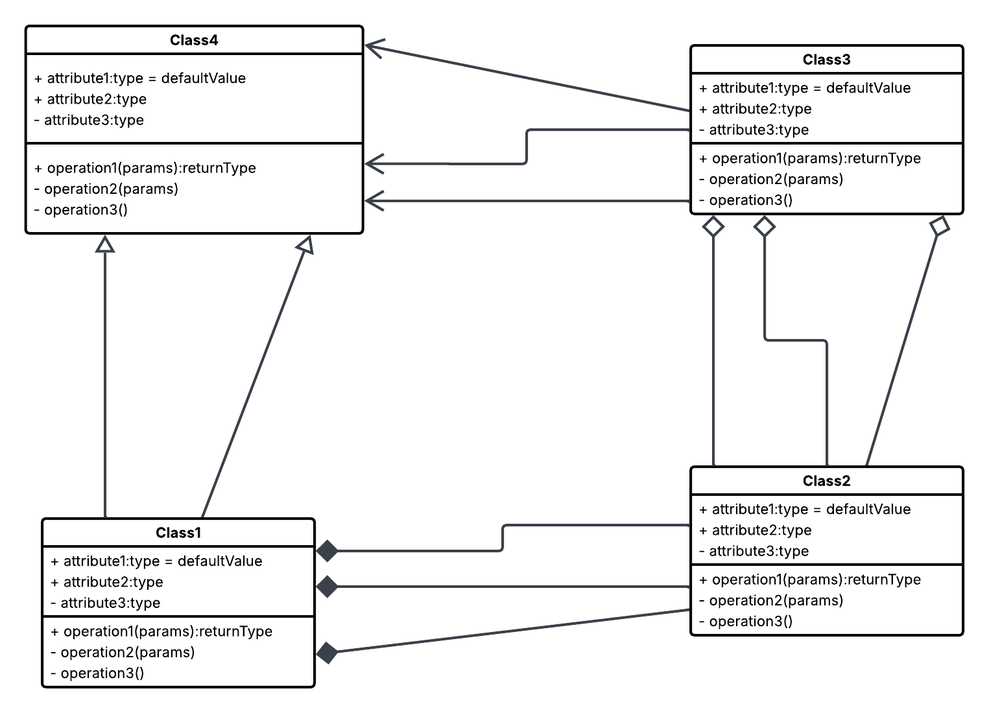
#> input picture images/cd7.png, 989 x 713 px, shrunk from 1525 x 1100 before the run, found by its file name
$ python textDetection.py
#> lines starting #> are read from the running program, lines starting #| are printed output that depends on the picture; after the words box and inside, x2 and y2 are one past the last pixel; in counts of white or black regions, pixels touching at a corner belong together
#> further down, img is the input picture: shape (713, 989, 3); mean B, G, R 241.9, 241.8, 241.7
import cv2
import pytesseract
from pytesseract import Output
import matplotlib.pyplot as plt
import numpy as np

# ----------- CONFIGURE TESSERACT PATH (Windows only) -----------
# pytesseract.pytesseract.tesseract_cmd = r"C:\Program Files\Tesseract-OCR\tesseract.exe"

# ----------- IMAGE PREPROCESSING FUNCTION -----------
def preprocess_for_ocr(image):
    # Convert to grayscale
    gray = cv2.cvtColor(image, cv2.COLOR_BGR2GRAY)

    # Noise removal
    denoised = cv2.medianBlur(gray, 3)
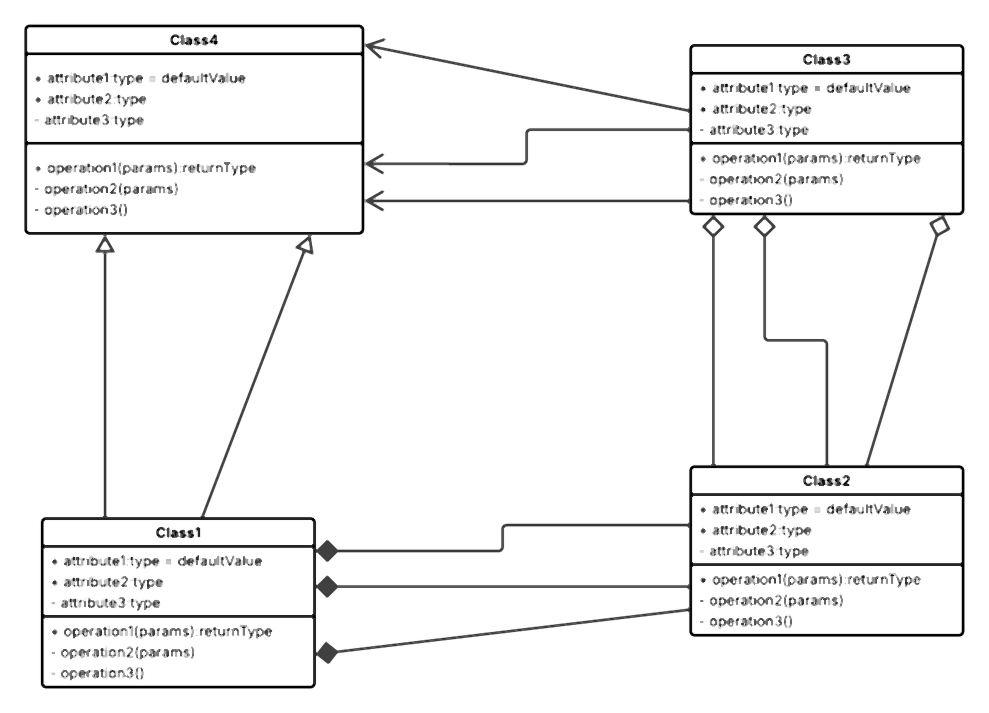
#> denoised: shape (713, 989); min 0, max 255, mean 243.1

    # Contrast enhancement
    clahe = cv2.createCLAHE(clipLimit=2.0, tileGridSize=(8, 8))
    enhanced = clahe.apply(denoised)

    # Thresholding
    _, thresh = cv2.threshold(enhanced, 0, 255, cv2.THRESH_BINARY + cv2.THRESH_OTSU)
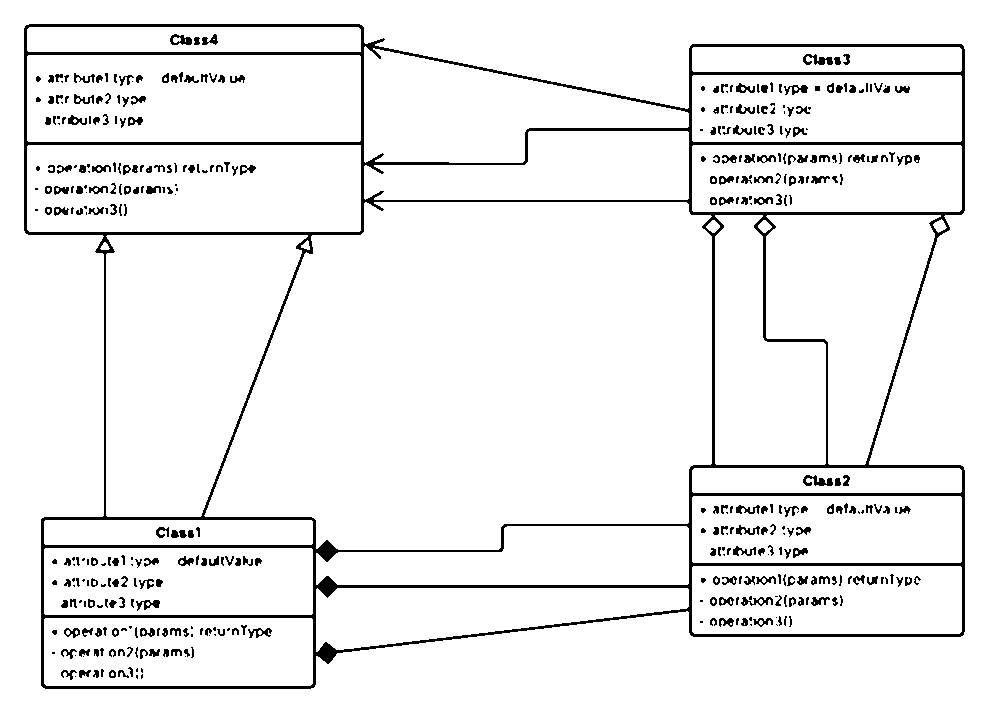
#> thresh: shape (713, 989); 93.9% white; 418 black regions (140 under 20 px), largest, box (x1, y1, x2, y2) and area: (24, 24, 965, 689) 28633, (803, 475, 833, 486) 186, (803, 54, 833, 65) 184

    # Morphological operations to clean up
    kernel = np.ones((1, 1), np.uint8)
    processed = cv2.morphologyEx(thresh, cv2.MORPH_OPEN, kernel, iterations=1)

    return processed

# ----------- STEP 1: LOAD AND PREPROCESS IMAGE -----------
image_path = "./images/cd7.png"  # change this to your image file
img = cv2.imread(image_path)

# Preprocess the image
processed_img = preprocess_for_ocr(img)

# ----------- STEP 2: EXTRACT TEXT DATA WITH BOUNDING BOXES -----------
# Use processed image for OCR
#> (the run stopped early here; a loop or call above may not have finished)

$ run again, with images/cd10.png copied over images/cd7.png
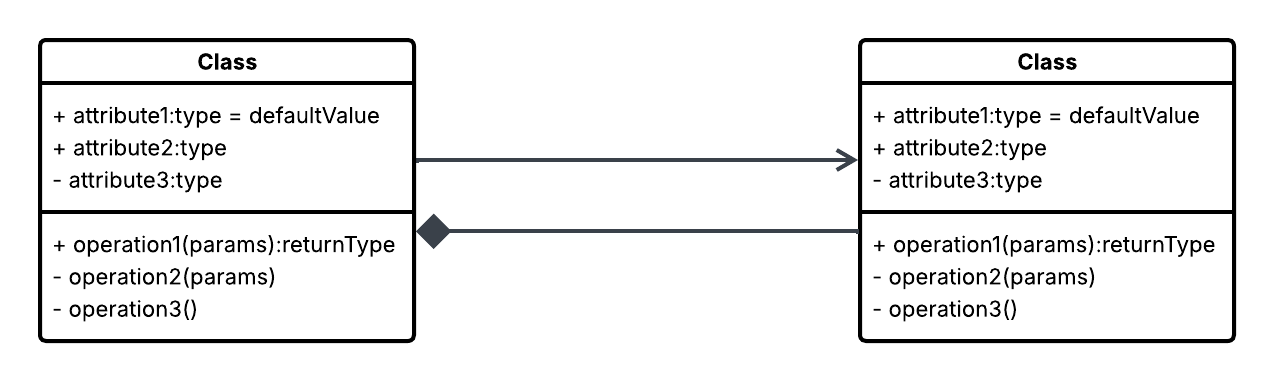
#> input picture images/cd10.png, 1274 x 381 px, found by its file name
#> img is the input picture: shape (381, 1274, 3); mean B, G, R 237.2, 237.1, 237
#> in preprocess_for_ocr, `_, thresh = cv2.threshold(enhanced, 0, 255, cv2.THRESH_BINARY + cv2.TH..`:
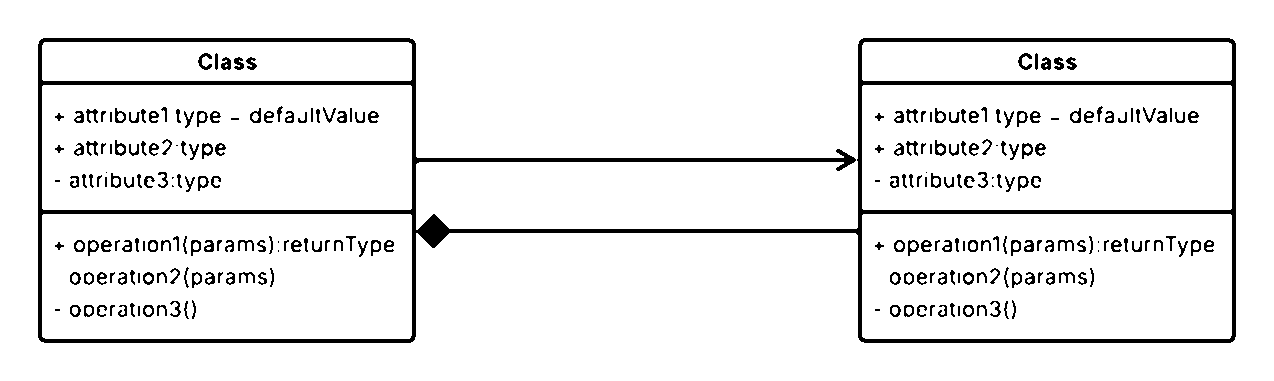
#> thresh: shape (381, 1274); 93% white; 255 black regions (18 under 20 px), largest, box (x1, y1, x2, y2) and area: (38, 38, 1236, 343) 20826, (198, 53, 212, 70) 110, (1018, 53, 1032, 70) 110

$ run again, with images/cd3.png copied over images/cd7.png
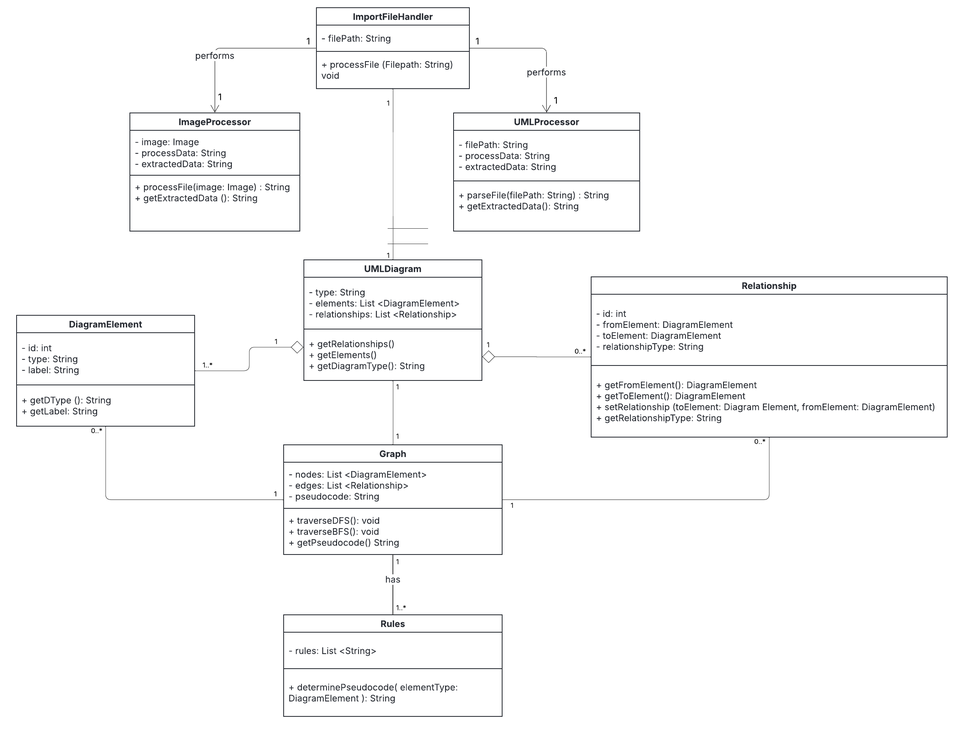
#> input picture images/cd3.png, 963 x 733 px, shrunk from 2380 x 1811 before the run, found by its file name
#> img is the input picture: shape (733, 963, 3); mean B, G, R 249.3, 249.2, 249.1
#> in preprocess_for_ocr, `denoised = cv2.medianBlur(gray, 3)`:
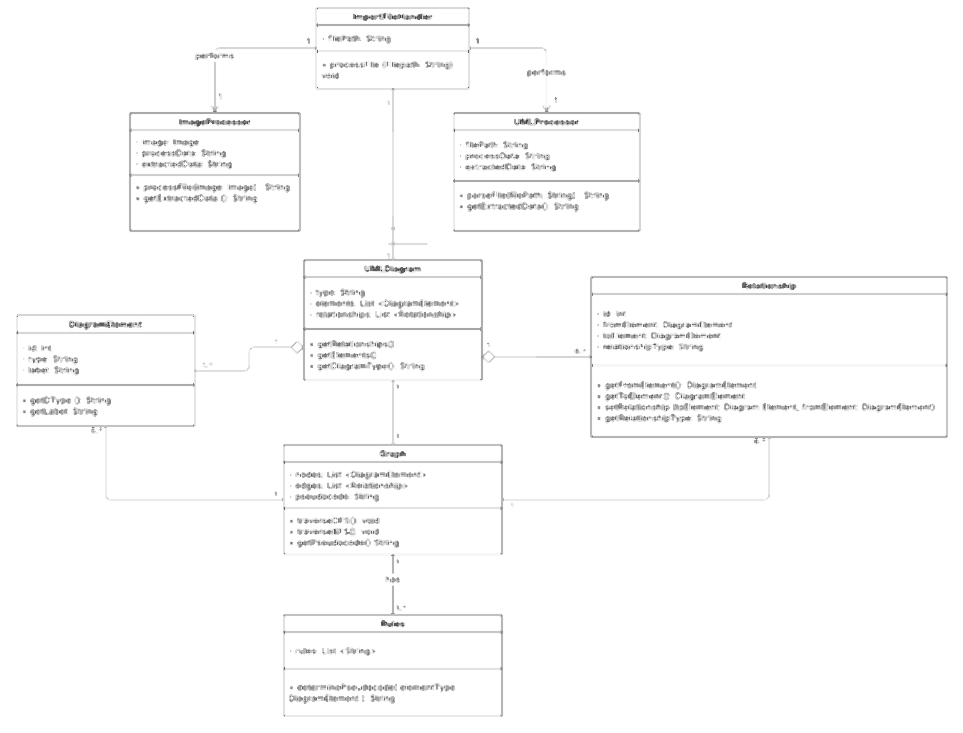
#> denoised: shape (733, 963); min 50, max 255, mean 251.1
#> in preprocess_for_ocr, `_, thresh = cv2.threshold(enhanced, 0, 255, cv2.THRESH_BINARY + cv2.TH..`:
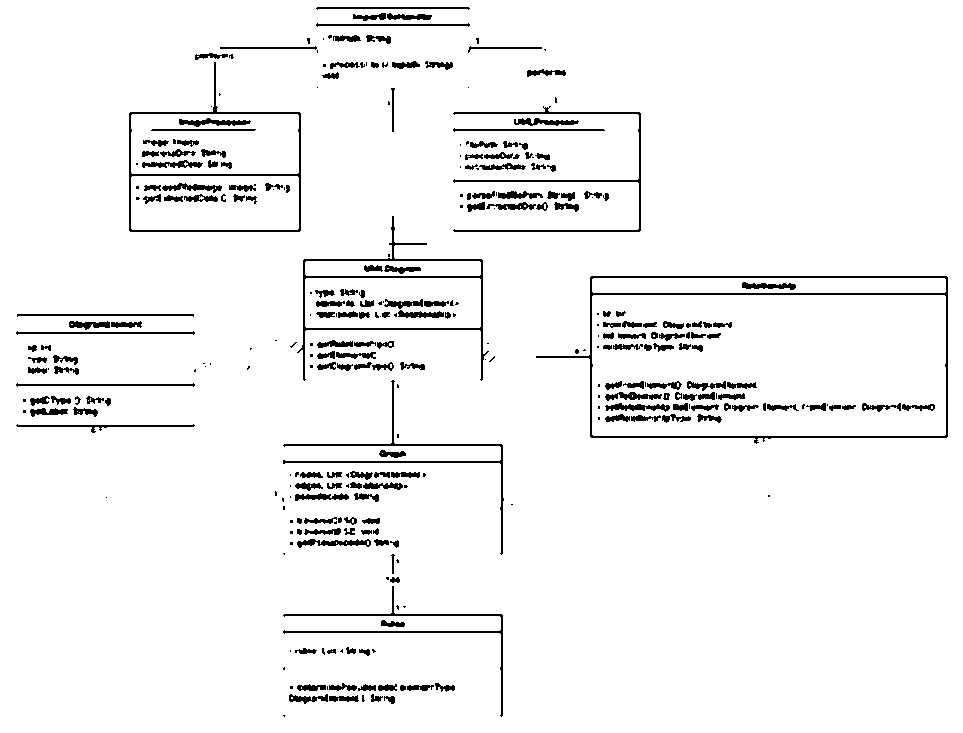
#> thresh: shape (733, 963); 95.4% white; 320 black regions (113 under 20 px), largest, box (x1, y1, x2, y2) and area: (536, 276, 948, 444) 2918, (297, 216, 489, 381) 1750, (129, 62, 301, 232) 1610

$ run again, with images/cd6.png copied over images/cd7.png
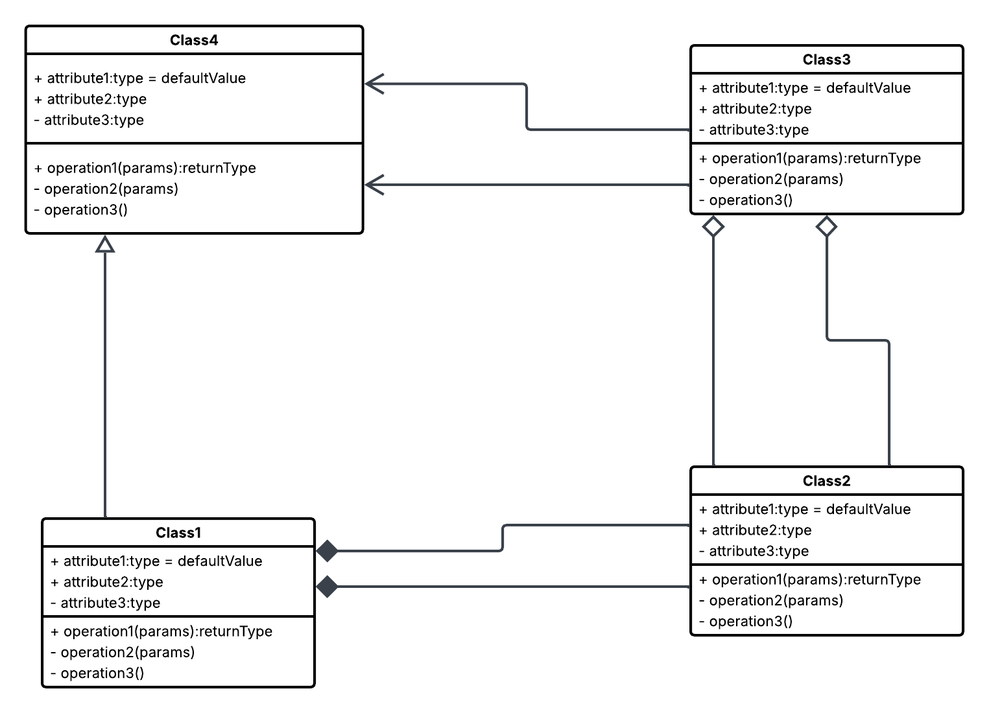
#> input picture images/cd6.png, 989 x 713 px, shrunk from 1525 x 1100 before the run, found by its file name
#> img is the input picture: shape (713, 989, 3); mean B, G, R 243, 242.9, 242.8
#> in preprocess_for_ocr, `denoised = cv2.medianBlur(gray, 3)`:
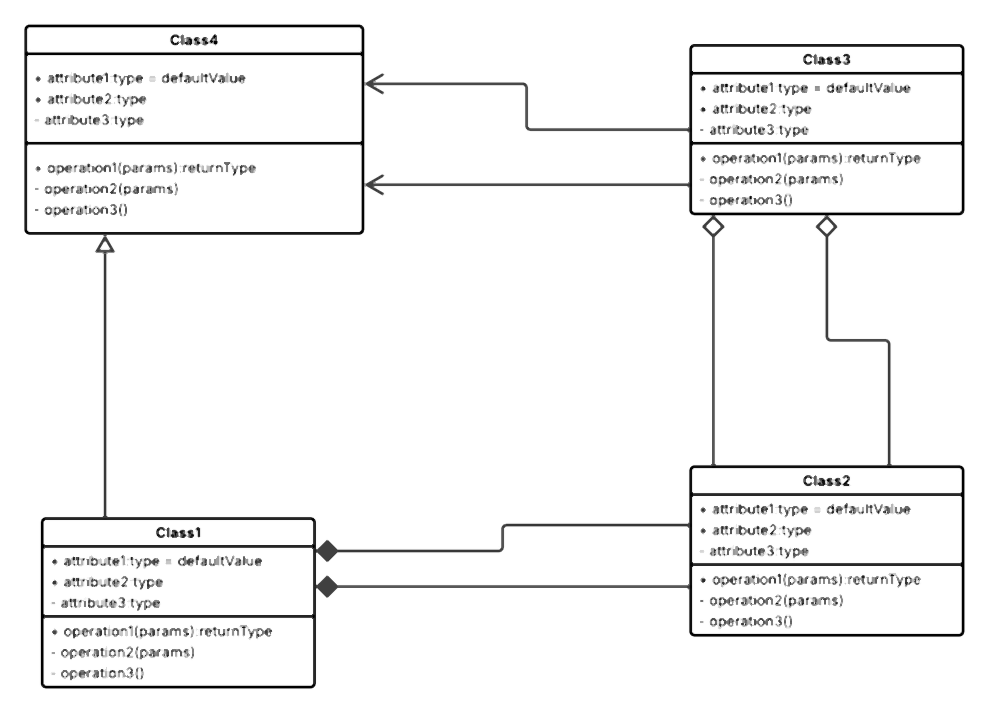
#> denoised: shape (713, 989); min 0, max 255, mean 244.1
#> in preprocess_for_ocr, `_, thresh = cv2.threshold(enhanced, 0, 255, cv2.THRESH_BINARY + cv2.TH..`:
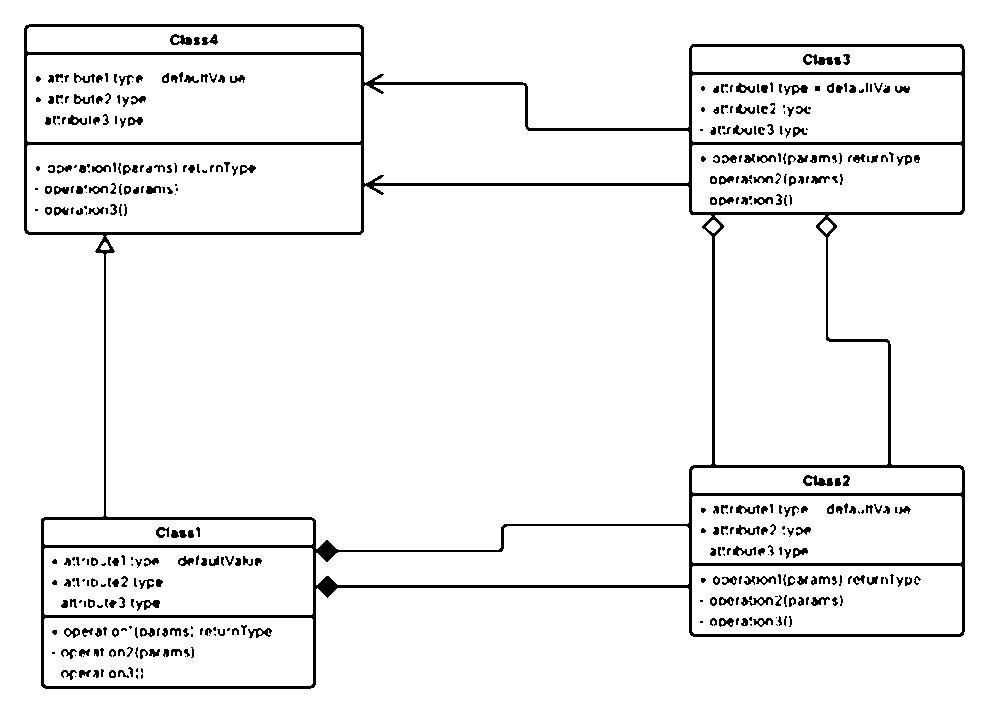
#> thresh: shape (713, 989); 94.4% white; 418 black regions (140 under 20 px), largest, box (x1, y1, x2, y2) and area: (24, 24, 965, 689) 25091, (803, 475, 833, 486) 186, (803, 54, 833, 65) 184
